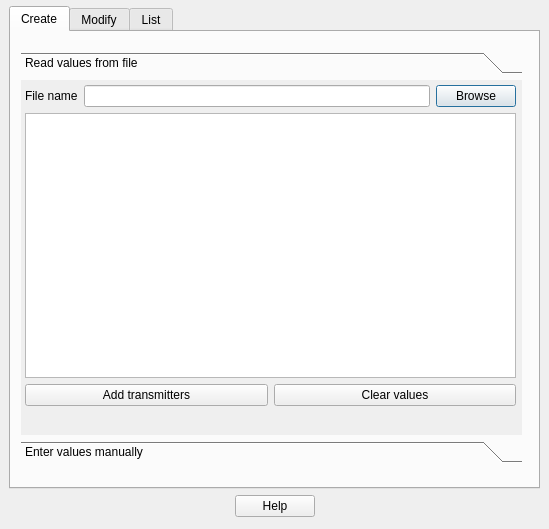
<?xml version="1.0" encoding="UTF-8"?>
<ui version="4.0">
 <class>TransmitterDialog</class>
 <widget class="QDialog" name="TransmitterDialog">
  <property name="geometry">
   <rect>
    <x>0</x>
    <y>0</y>
    <width>549</width>
    <height>529</height>
   </rect>
  </property>
  <property name="windowTitle">
   <string>Dialog</string>
  </property>
  <widget class="QWidget" name="verticalLayoutWidget">
   <property name="geometry">
    <rect>
     <x>9</x>
     <y>6</y>
     <width>531</width>
     <height>511</height>
    </rect>
   </property>
   <layout class="QVBoxLayout" name="verticalLayout">
    <item>
     <widget class="QTabWidget" name="tabWidget">
      <property name="currentIndex">
       <number>0</number>
      </property>
      <widget class="QWidget" name="CreateTab">
       <attribute name="title">
        <string>Create</string>
       </attribute>
       <widget class="QToolBox" name="toolBox">
        <property name="geometry">
         <rect>
          <x>10</x>
          <y>20</y>
          <width>501</width>
          <height>411</height>
         </rect>
        </property>
        <property name="currentIndex">
         <number>0</number>
        </property>
        <widget class="QWidget" name="readFromFile">
         <property name="geometry">
          <rect>
           <x>0</x>
           <y>0</y>
           <width>501</width>
           <height>349</height>
          </rect>
         </property>
         <attribute name="label">
          <string>Read values from file</string>
         </attribute>
         <widget class="QWidget" name="verticalLayoutWidget_2">
          <property name="geometry">
           <rect>
            <x>4</x>
            <y>5</y>
            <width>491</width>
            <height>321</height>
           </rect>
          </property>
          <layout class="QVBoxLayout" name="verticalLayout_2">
           <item>
            <layout class="QHBoxLayout" name="horizontalLayout">
             <item>
              <widget class="QLabel" name="fileLabel">
               <property name="text">
                <string>File name</string>
               </property>
              </widget>
             </item>
             <item>
              <widget class="QLineEdit" name="fileNameEdit"/>
             </item>
             <item>
              <widget class="QPushButton" name="browseFile">
               <property name="text">
                <string>Browse</string>
               </property>
              </widget>
             </item>
            </layout>
           </item>
           <item>
            <widget class="QTableWidget" name="tableWidget"/>
           </item>
           <item>
            <layout class="QHBoxLayout" name="horizontalLayout_8">
             <item>
              <widget class="QPushButton" name="addAllBtn">
               <property name="text">
                <string>Add transmitters</string>
               </property>
              </widget>
             </item>
             <item>
              <widget class="QPushButton" name="clearFileBtn">
               <property name="text">
                <string>Clear values</string>
               </property>
              </widget>
             </item>
            </layout>
           </item>
          </layout>
         </widget>
        </widget>
        <widget class="QWidget" name="readFromManual">
         <property name="geometry">
          <rect>
           <x>0</x>
           <y>0</y>
           <width>501</width>
           <height>349</height>
          </rect>
         </property>
         <attribute name="label">
          <string>Enter values manually</string>
         </attribute>
         <widget class="QWidget" name="verticalLayoutWidget_3">
          <property name="geometry">
           <rect>
            <x>1</x>
            <y>5</y>
            <width>491</width>
            <height>341</height>
           </rect>
          </property>
          <layout class="QVBoxLayout" name="verticalLayout_7">
           <item>
            <layout class="QHBoxLayout" name="horizontalLayout_3" stretch="4,6">
             <item>
              <widget class="QLabel" name="label">
               <property name="text">
                <string>Power</string>
               </property>
              </widget>
             </item>
             <item>
              <widget class="QLineEdit" name="powerInput"/>
             </item>
            </layout>
           </item>
           <item>
            <layout class="QHBoxLayout" name="horizontalLayout_4" stretch="4,6">
             <item>
              <widget class="QLabel" name="label_2">
               <property name="text">
                <string>Radius</string>
               </property>
              </widget>
             </item>
             <item>
              <widget class="QLineEdit" name="radiusInput"/>
             </item>
            </layout>
           </item>
           <item>
            <layout class="QHBoxLayout" name="horizontalLayout_5" stretch="4,6">
             <item>
              <widget class="QLabel" name="label_3">
               <property name="text">
                <string>X Coordinate</string>
               </property>
              </widget>
             </item>
             <item>
              <widget class="QLineEdit" name="xInput"/>
             </item>
            </layout>
           </item>
           <item>
            <layout class="QHBoxLayout" name="horizontalLayout_6" stretch="4,6">
             <item>
              <widget class="QLabel" name="label_4">
               <property name="text">
                <string>Y Coordinate</string>
               </property>
              </widget>
             </item>
             <item>
              <widget class="QLineEdit" name="yInput"/>
             </item>
            </layout>
           </item>
           <item>
            <layout class="QHBoxLayout" name="horizontalLayout_7">
             <item>
              <widget class="QPushButton" name="addBtnManual">
               <property name="text">
                <string>Add transmitter</string>
               </property>
              </widget>
             </item>
             <item>
              <widget class="QPushButton" name="clearBtnCreate">
               <property name="text">
                <string>Clear values</string>
               </property>
              </widget>
             </item>
            </layout>
           </item>
          </layout>
         </widget>
        </widget>
       </widget>
      </widget>
      <widget class="QWidget" name="ModifyTab">
       <attribute name="title">
        <string>Modify</string>
       </attribute>
       <widget class="Line" name="line">
        <property name="geometry">
         <rect>
          <x>17</x>
          <y>80</y>
          <width>491</width>
          <height>20</height>
         </rect>
        </property>
        <property name="orientation">
         <enum>Qt::Horizontal</enum>
        </property>
       </widget>
       <widget class="QWidget" name="horizontalLayoutWidget">
        <property name="geometry">
         <rect>
          <x>20</x>
          <y>10</y>
          <width>371</width>
          <height>80</height>
         </rect>
        </property>
        <layout class="QHBoxLayout" name="horizontalLayout_2">
         <item>
          <widget class="QLabel" name="label_5">
           <property name="text">
            <string>Choose a transmitter to edit:</string>
           </property>
          </widget>
         </item>
         <item>
          <widget class="QComboBox" name="tmitDropDown">
           <property name="currentText">
            <string/>
           </property>
          </widget>
         </item>
        </layout>
       </widget>
       <widget class="QWidget" name="verticalLayoutWidget_4">
        <property name="geometry">
         <rect>
          <x>20</x>
          <y>90</y>
          <width>491</width>
          <height>341</height>
         </rect>
        </property>
        <layout class="QVBoxLayout" name="modifyLayout">
         <item>
          <layout class="QHBoxLayout" name="horizontalLayout_9" stretch="4,6">
           <item>
            <widget class="QLabel" name="label_6">
             <property name="text">
              <string>Power</string>
             </property>
            </widget>
           </item>
           <item>
            <widget class="QLineEdit" name="powerInputModify"/>
           </item>
          </layout>
         </item>
         <item>
          <layout class="QHBoxLayout" name="horizontalLayout_10" stretch="4,6">
           <item>
            <widget class="QLabel" name="label_7">
             <property name="text">
              <string>Radius</string>
             </property>
            </widget>
           </item>
           <item>
            <widget class="QLineEdit" name="radiusInputModify"/>
           </item>
          </layout>
         </item>
         <item>
          <layout class="QHBoxLayout" name="horizontalLayout_11" stretch="4,6">
           <item>
            <widget class="QLabel" name="label_8">
             <property name="text">
              <string>X Coordinate</string>
             </property>
            </widget>
           </item>
           <item>
            <widget class="QLineEdit" name="xInputModify"/>
           </item>
          </layout>
         </item>
         <item>
          <layout class="QHBoxLayout" name="horizontalLayout_12" stretch="4,6">
           <item>
            <widget class="QLabel" name="label_9">
             <property name="text">
              <string>Y Coordinate</string>
             </property>
            </widget>
           </item>
           <item>
            <widget class="QLineEdit" name="yInputModify"/>
           </item>
          </layout>
         </item>
         <item>
          <layout class="QHBoxLayout" name="horizontalLayout_13">
           <item>
            <widget class="QPushButton" name="ModifyBtn">
             <property name="text">
              <string>Apply transmitter changes</string>
             </property>
            </widget>
           </item>
          </layout>
         </item>
        </layout>
       </widget>
      </widget>
      <widget class="QWidget" name="ListTab">
       <attribute name="title">
        <string>List</string>
       </attribute>
       <widget class="QTableView" name="ListTableView">
        <property name="geometry">
         <rect>
          <x>5</x>
          <y>11</y>
          <width>511</width>
          <height>431</height>
         </rect>
        </property>
       </widget>
      </widget>
     </widget>
    </item>
    <item>
     <widget class="QDialogButtonBox" name="ListButtonBox">
      <property name="orientation">
       <enum>Qt::Horizontal</enum>
      </property>
      <property name="standardButtons">
       <set>QDialogButtonBox::Help</set>
      </property>
      <property name="centerButtons">
       <bool>true</bool>
      </property>
     </widget>
    </item>
   </layout>
  </widget>
 </widget>
 <resources/>
 <connections/>
</ui>
